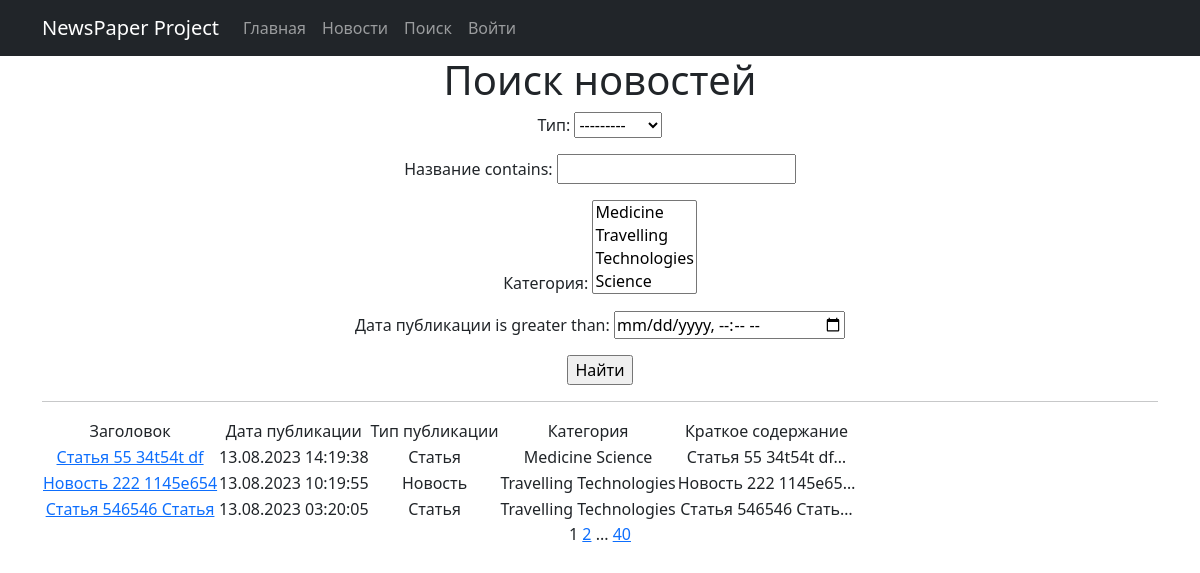
Page /news/search/ on the earlier database version.
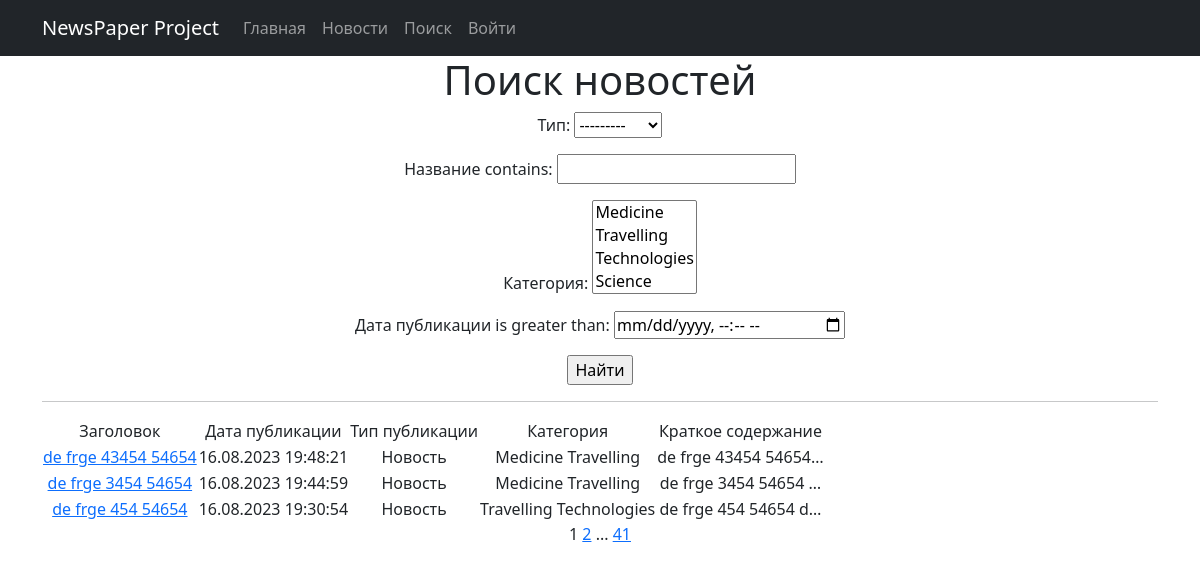
Same page on the later database version.
### news/models.py (models this page shows, shortened)
class Post(models.Model):
    news = 'NW'
    article = 'AR'
    CATEGORIES = [
        (news, 'Новость'),
        (article, 'Статья')
    ]
    post_author = models.ForeignKey(Author, on_delete=models.CASCADE, verbose_name="Автор")
    post_type = models.CharField("Тип",
                                 max_length=2,
                                 choices=CATEGORIES,
                                 default=news)
    post_date = models.DateTimeField("Дата публикации", auto_now_add=True)
    post_category = models.ManyToManyField(Category, through='PostCategory', verbose_name="Категория")
    post_title = models.CharField("Название", max_length=128)
    post_text = models.TextField("Текст")
    post_rating = models.IntegerField(default=0)

class Category(models.Model):
    category_name = models.CharField(max_length=128, unique=True)
    def __str__(self):
        return self.category_name.title()

### news/views.py (the view)
# urls.py: path('news/search/', NewsSearch.as_view(), name='post_search'),
class NewsSearch(ListView):
    model = Post
    ordering = '-post_date'
    template_name = 'NewsSearch.html'
    context_object_name = 'newslist'
    paginate_by = 3
    def get_queryset(self):
        queryset = super().get_queryset()
        self.filterset = PostFilter(self.request.GET, queryset)
        return self.filterset.qs
    def get_context_data(self, **kwargs):
        context = super().get_context_data(**kwargs)
        context['filterset'] = self.filterset
        return context

### news/templatetags/custom_filter.py (called while the page is built)
@register.filter()
def censor(value):
    text = str(value)
    for word in text.split():
        for cw in censor_word:
            if cw in word.lower():
                text = text.replace(word, word[0]+"*"*(len(word)-1), 1)
    return f'{text}'

@register.simple_tag(takes_context=True)
def url_replace(context, **kwargs):
   d = context['request'].GET.copy()
   for k, v in kwargs.items():
       d[k] = v
   return d.urlencode()

### templates/NewsSearch.html (shortened to what this page needs)
{% extends 'flatpages/default.html' %}
{% load custom_filter %}
{% block content %}
   <h1>Поиск новостей</h1>
<form action="" method="get">
   {{ filterset.form.as_p }}
   <input type="submit" value="Найти" />
</form>
   <hr>
   {% if newslist %}
       <table>
           <tr>
               <td>Заголовок</td>
               <td>Дата публикации</td>
               <td>Тип публикации</td>
               <td>Категория</td>
               <td>Краткое содержание</td>
               <td>
               </td>
           </tr>
           {% for news in newslist %}
           <tr>
               <td><a href="/news/{{ news.pk }}">{{ news.post_title|truncatewords:7|censor }}</a></td>
               <td>{{ news.post_date|date:'d.m.Y H:i:s' }}</td>
               <td>{{ news.get_post_type_display }}</td>
               <td>
                   {% for category in news.post_category.all %}
                   {{ category }}
                   {% endfor %}
               </td>
               <td>{{ news.post_text|truncatechars:20|censor }}</td>
               <td>
               </td>
           </tr>
           {% endfor %}
       </table>
   {% else %}
       <h2>Новостей нет!</h2>
   {% endif %}
   {{ page_obj.number }}
   {% if page_obj.has_next %}
       <a href="?{% url_replace page=page_obj.next_page_number %}">{{ page_obj.next_page_number }}</a>
       {% if paginator.num_pages != page_obj.next_page_number %}
           ...
           <a href="?{% url_replace page=page_obj.paginator.num_pages %}">{{ page_obj.paginator.num_pages }}</a>
       {% endif %}
   {% endif %}
{% endblock content %}

Differences in the rows shown:
no longer on this page (row unchanged): Post: post_title|censor "Статья 55 34t54t df", post_date "13.08.2023 14:19:38", post_type "Статья", post_text|censor "Статья 55 34t54t df…", Category (category_name "Medicine")
no longer on this page (row unchanged): Category: category_name "Science", shown under "Статья 55 34t54t df"
no longer on this page (row unchanged): Post: post_title|censor "Новость 222 1145е654", post_date "13.08.2023 10:19:55", post_type "Новость", post_text|censor "Новость 222 1145е65…", Category (category_name "Travelling"), Category (category_name "Technologies")
no longer on this page (row unchanged): Post: post_title|censor "Статья 546546 Статья", post_date "13.08.2023 03:20:05", post_type "Статья", post_text|censor "Статья 546546 Стать…", Category (category_name "Travelling"), Category (category_name "Technologies")
added Post: post_title|censor "de frge 43454 54654", post_date "16.08.2023 19:48:21", post_type "Новость", post_text|censor "de frge 43454 54654…", Category (category_name "Medicine"), Category (category_name "Travelling")
added Post: post_title|censor "de frge 3454 54654", post_date "16.08.2023 19:44:59", post_type "Новость", post_text|censor "de frge 3454 54654 …", Category (category_name "Medicine"), Category (category_name "Travelling")
added Post: post_title|censor "de frge 454 54654", post_date "16.08.2023 19:30:54", post_type "Новость", post_text|censor "de frge 454 54654 d…", Category (category_name "Travelling"), Category (category_name "Technologies")
Other differences:
{{ page_obj.paginator.num_pages }}: "40" → "41"
